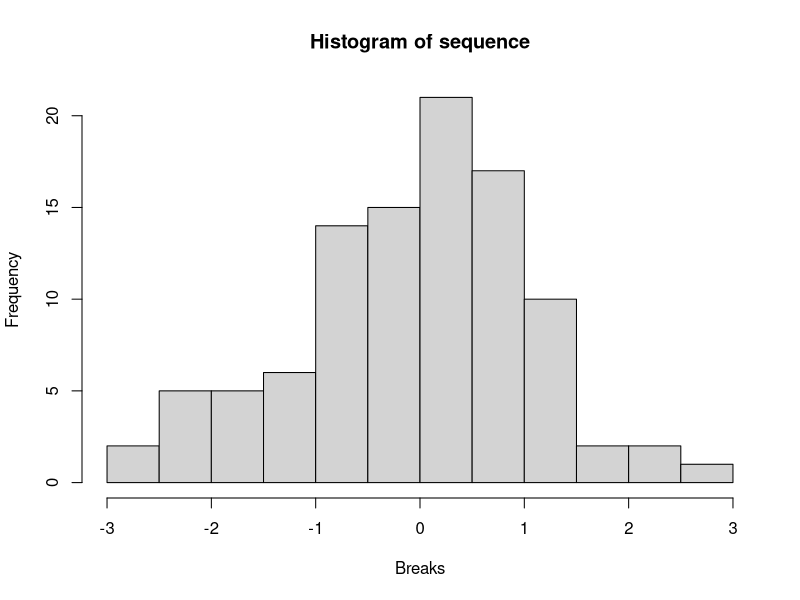

Write R code to recreate this figure.
sequence <- c(1.63, -2.47, 0.18, 1.14, -2.37, -0.94, 0.06, -1.05, -0.81, 0.03, -1.93, 0.41, -0.92,
              -0.16, -1.15, 0.56, 1.05, 0.41, -0.08, 1.23, -0.56, 0.67, 0.34, 1.05, -1.21, -0.31, 
              0.87, 2.2, -0.66, 0.74, -0.91, 2.72, 0.89, 0.6, 0.81, 2.36, 1.26, -0.92, -1.82, 0.09, 
              0.69, 0.47, -1.56, 0.2, -0.09, -1.28, 0.59, 0.4, -0.96, -0.01, 1.34, -0.26, -1.13, 
              -0.64, 0.73, -0.47, 0.93, -0.02, -0.92, -0.08, 0.26, -1.59, -0.52, 0.61, 1.34, 0.43, 
              0.02, 0.85, 0.23, 0.97, -0.66, 0.05, -0.16, -1.38, -0.82, -0.22, 1.3, 1.61, 0.23, 
              -2.55, 0.31, -2.02, 0.18, -0.79, -2.54, 0.97, -0.17, -2.15, -2.04, -0.48, 0.54, -0.27, 
              0.42, -1.7, 0.3, 0, 1.04, 0.85, 1.03, 0.4)

alpha <- 0.05

h = hist(sequence, breaks = 10, xlab = "Breaks")
c_test = chisq.test(h$counts)
if (c_test$p.value < alpha) {
  cat("Sample is normal distributed, p-value: ", c_test$p.value, "\n")
} else {
  cat("There are no reason to belive that sample is normal distributed, p-value: ", c_test$p.value, "\n")
}

ks_sample = unique(sequence)
ks_test = ks.test(ks_sample, 'pnorm', mean(sequence), sd(sequence), alternative = c("t"))

if (ks_test$p.value > alpha) {
  cat("Sample is normal distributed, p-value: ", ks_test$p.value, "\n")
} else {
  cat("There are no reason to belive that sample is normal distributed, p-value: ", ks_test$p.value, "\n")
}